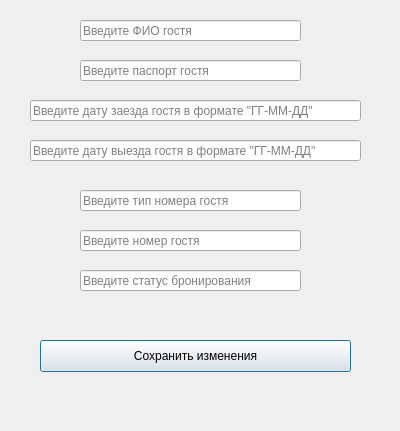
<?xml version="1.0" encoding="UTF-8"?>
<ui version="4.0">
 <class>AddDialog</class>
 <widget class="QDialog" name="AddDialog">
  <property name="geometry">
   <rect>
    <x>0</x>
    <y>0</y>
    <width>400</width>
    <height>431</height>
   </rect>
  </property>
  <property name="windowTitle">
   <string>Добавить бронирование</string>
  </property>
  <widget class="QLineEdit" name="lineEdit">
   <property name="geometry">
    <rect>
     <x>80</x>
     <y>20</y>
     <width>221</width>
     <height>21</height>
    </rect>
   </property>
   <property name="placeholderText">
    <string>Введите ФИО гостя</string>
   </property>
  </widget>
  <widget class="QPushButton" name="pushButton">
   <property name="geometry">
    <rect>
     <x>40</x>
     <y>340</y>
     <width>311</width>
     <height>32</height>
    </rect>
   </property>
   <property name="text">
    <string>Сохранить изменения</string>
   </property>
  </widget>
  <widget class="QLineEdit" name="lineEdit_2">
   <property name="geometry">
    <rect>
     <x>80</x>
     <y>60</y>
     <width>221</width>
     <height>21</height>
    </rect>
   </property>
   <property name="placeholderText">
    <string>Введите паспорт гостя</string>
   </property>
  </widget>
  <widget class="QLineEdit" name="lineEdit_3">
   <property name="geometry">
    <rect>
     <x>30</x>
     <y>100</y>
     <width>331</width>
     <height>21</height>
    </rect>
   </property>
   <property name="placeholderText">
    <string>Введите дату заезда гостя в формате &quot;ГГ-ММ-ДД&quot;</string>
   </property>
  </widget>
  <widget class="QLineEdit" name="lineEdit_4">
   <property name="geometry">
    <rect>
     <x>30</x>
     <y>140</y>
     <width>331</width>
     <height>21</height>
    </rect>
   </property>
   <property name="placeholderText">
    <string>Введите дату выезда гостя в формате &quot;ГГ-ММ-ДД&quot;</string>
   </property>
  </widget>
  <widget class="QLineEdit" name="lineEdit_5">
   <property name="geometry">
    <rect>
     <x>80</x>
     <y>190</y>
     <width>221</width>
     <height>21</height>
    </rect>
   </property>
   <property name="placeholderText">
    <string>Введите тип номера гостя</string>
   </property>
  </widget>
  <widget class="QLineEdit" name="lineEdit_6">
   <property name="geometry">
    <rect>
     <x>80</x>
     <y>230</y>
     <width>221</width>
     <height>21</height>
    </rect>
   </property>
   <property name="placeholderText">
    <string>Введите номер гостя</string>
   </property>
  </widget>
  <widget class="QLineEdit" name="lineEdit_7">
   <property name="geometry">
    <rect>
     <x>80</x>
     <y>270</y>
     <width>221</width>
     <height>21</height>
    </rect>
   </property>
   <property name="placeholderText">
    <string>Введите статус бронирования</string>
   </property>
  </widget>
 </widget>
 <resources/>
 <connections/>
</ui>
